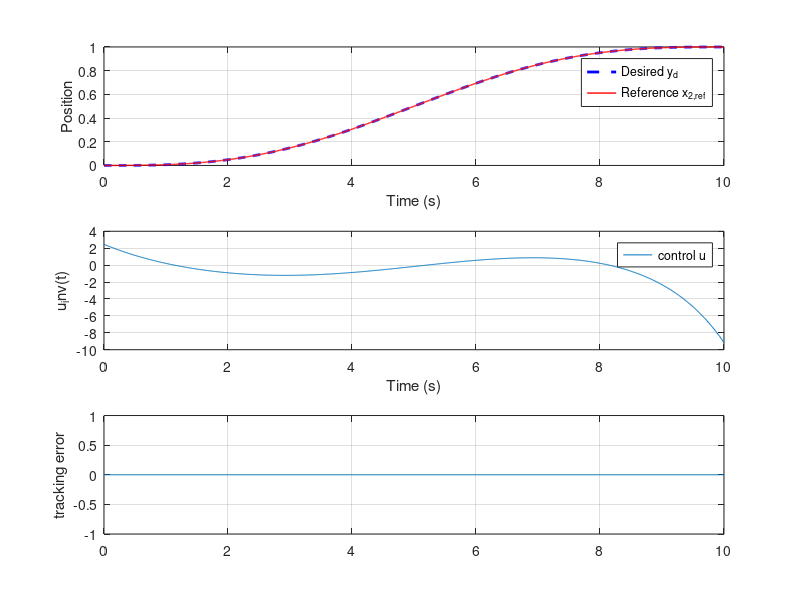

MATLAB code to generate this figure:
A = [0 0 1 0; 0 0 0 1; -13/143 13/143 -1.3/143 1.3/143; 13/143 -13/143 1.3/143 -1.3/143];
B = [0; 0; 12/143; -1/143];
C = [0 1 0 0];
D = 0;

Tt = 10;
t = 0:0.01:Tt;
w = 2 * pi / Tt;
AA = w / Tt;
ydd_dot = AA * sin(w * t);
yd_dot = (AA/w) * (1 - cos(w * t));
y_d = -(AA/(w^2)) * sin(w*t) + (AA/w) * t;

A_y = C * A^2;
B_y = C * A * B;

T_zeta = [C ; C*A];
T_eta = [1 0 0 0; 0 0 1 0];




T = [T_zeta ; T_eta];
T_inv = inv(T);
Tl_inv = T_inv(:, 1:2);
Tr_inv = T_inv(:, 3:4);

A_inv = T_eta * (A - B*inv(B_y)*A_y) * Tr_inv;
B_inv1 = T_eta * (A - B*inv(B_y)*A_y) * Tl_inv;
B_inv2 = T_eta * B * inv(B_y);
B_inv = [B_inv1, B_inv2];


function eta_ref = solve_internal_dynamics(A_inv, B_inv, y_d, yd_dot, yd_ddot, t)
    % Split A_inv into stable and unstable parts
    [V, D] = eig(A_inv);
    eigenvalues = diag(D);
    
    % Separate stable (Re<0) and unstable (Re>0) modes
    stable_idx = real(eigenvalues) < 0;
    unstable_idx = real(eigenvalues) > 0;
    
    % Transformation to decouple the system
    T_split = V;
    T_split_inv = inv(T_split);
    
    % Decoupled system matrices
    A_decoupled = T_split_inv * A_inv * T_split;  % Should be (nearly) diagonal
    B_decoupled = T_split_inv * B_inv;
    
    % Extract stable and unstable subsystems
    A_s = A_decoupled(stable_idx, stable_idx);
    B_s = B_decoupled(stable_idx, :);
    A_u = A_decoupled(unstable_idx, unstable_idx);  
    B_u = B_decoupled(unstable_idx, :);
    
    % Form the desired output vector Y_d(t)
    Y_d = [y_d; yd_dot; yd_ddot]';  % Each row is [y_d, yd_dot, yd_ddot] at time t
    
    % Initialize
    n_stable = sum(stable_idx);
    n_unstable = sum(unstable_idx);
    eta_s = zeros(n_stable, length(t));
    eta_u = zeros(n_unstable, length(t));
    
    % SOLVE STABLE PART FORWARD IN TIME (causal)
    for k = 2:length(t)
        dt = t(k) - t(k-1);
        % Forward Euler for stable part
        eta_s(:,k) = eta_s(:,k-1) + dt * (A_s * eta_s(:,k-1) + B_s * Y_d(k-1,:)');
    end
    
    % SOLVE UNSTABLE PART BACKWARD IN TIME (noncausal)
    for k = length(t)-1:-1:1
        dt = t(k+1) - t(k);
        % Backward Euler for unstable part (solving backward in time)
        eta_u(:,k) = eta_u(:,k+1) - dt * (A_u * eta_u(:,k+1) + B_u * Y_d(k+1,:)');
    end
    
    % Combine stable and unstable parts
    eta_decoupled = zeros(size(A_inv,1), length(t));
    eta_decoupled(stable_idx, :) = eta_s;
    eta_decoupled(unstable_idx, :) = eta_u;
    
    % Transform back to original eta coordinates
    eta_ref = T_split * eta_decoupled;
end

eta_ref = solve_internal_dynamics(A_inv, B_inv, y_d, yd_dot, ydd_dot, t);

for k = 1:length(t)
    zeta_d = [y_d(k); yd_dot(k)];
    x_ref(:,k) = T_inv * [zeta_d; eta_ref(:,k)];
end

for k = 1:length(t)
    u_inv(k) = inv(B_y) * (ydd_dot(k) - A_y * x_ref(:,k));
end





figure('Position', [100, 100, 1200, 800]);

% Plot 1: Desired trajectory
% subplot(3, 2, 1);
% plot(t, y_d, 'b', 'LineWidth', 2); hold on;
% plot(t, yd_dot, 'r', 'LineWidth', 2);
% plot(t, ydd_dot, 'g', 'LineWidth', 2);
% title('Desired Output Trajectory');
% xlabel('Time (s)');
% ylabel('Amplitude');
% legend('Position y_d', 'Velocity \dot{y}_d', 'Acceleration \ddot{y}_d', 'Location', 'best');
% grid on;

tracking_error = y_d - x_ref(2,:);
fprintf('Integral of y error')
disp(trapz(tracking_error))
fprintf('integral of control')
disp(trapz(u_inv))


figure;
subplot(3, 1, 1);
plot(t, y_d, 'b--', 'LineWidth', 2); hold on;
plot(t, x_ref(2,:), 'r-', 'LineWidth', 1);
xlabel('Time (s)');
ylabel('Position');
legend('Desired y_d', 'Reference x_{2,ref}', 'Location', 'best');
grid on;

subplot(3, 1, 2)
plot(t, u_inv);
xlabel('Time (s)')
ylabel('u_inv(t)')
legend('control u')
grid on;

subplot(3, 1, 3)
plot(t, tracking_error);
ylabel('tracking error')
grid on;
return
% Plot 2: Internal states eta
% subplot(3, 3, 2);
% plot(t, eta_ref(1,:), 'b', 'LineWidth', 2); hold on;
% plot(t, eta_ref(2,:), 'r', 'LineWidth', 2);
% title('Internal States \eta_{ref}');
% xlabel('Time (s)');
% ylabel('Amplitude');
% legend('\eta_1', '\eta_2', 'Location', 'best');
% grid on;

% Plot 3: Inverse input
subplot(3, 2, 2);
plot(t, u_inv, 'm', 'LineWidth', 2);
title('Inverse Input u_{inv}');
xlabel('Time (s)');
ylabel('Force');
grid on;

% Plot 4: Reference states
% subplot(3, 2, 2);
% plot(t, x_ref(1,:), 'b', 'LineWidth', 2); hold on;
% plot(t, x_ref(2,:), 'r', 'LineWidth', 2);
% title('Reference States: Positions');
% xlabel('Time (s)');
% ylabel('Position');
% legend('x_{1,ref}', 'x_{2,ref}', 'Location', 'best');
% grid on;

% Plot 5: Reference velocities
% subplot(3, 3, 4);
% plot(t, x_ref(3,:), 'b', 'LineWidth', 2); hold on;
% plot(t, x_ref(4,:), 'r', 'LineWidth', 2);
% title('Reference States: Velocities');
% xlabel('Time (s)');
% ylabel('Velocity');
% legend('\dot{x}_{1,ref}', '\dot{x}_{2,ref}', 'Location', 'best');
% grid on;

% Plot 7: Compare desired vs reference output
subplot(3, 2, 5);
plot(t, y_d, 'b--', 'LineWidth', 2); hold on;
plot(t, x_ref(2,:), 'r-', 'LineWidth', 1);
title('Output Comparison');
xlabel('Time (s)');
ylabel('Position');
legend('Desired y_d', 'Reference x_{2,ref}', 'Location', 'best');
grid on;

% % Plot 8: Control effort components
% subplot(3, 3, 8);
% % Break down u_inv components for analysis
% u_components = zeros(3, length(t));
% for k = 1:length(t)
%     zeta_d = [y_d(k); yd_dot(k)];
%     u_components(1,k) = inv(B_y) * ydd_dot(k);
%     u_components(2,k) = -inv(B_y) * A_y * Tl_inv * zeta_d;
%     u_components(3,k) = -inv(B_y) * A_y * Tr_inv * eta_ref(:,k);
% end
% plot(t, u_components(1,:), 'g', 'LineWidth', 1); hold on;
% plot(t, u_components(2,:), 'b', 'LineWidth', 1);
% plot(t, u_components(3,:), 'r', 'LineWidth', 1);
% plot(t, u_inv, 'k--', 'LineWidth', 2);
% title('Control Effort Components');
% xlabel('Time (s)');
% ylabel('Force');
% legend('Accel term', 'State term', 'Internal term', 'Total u_{inv}', 'Location', 'best');
% grid on;

% Plot 9: Noncausal behavior indicator
% subplot(3, 3, 9);
% [V, D] = eig(A_inv);
% eigenvalues = diag(D);
% stable_idx = real(eigenvalues) < 0;
% unstable_idx = real(eigenvalues) > 0;
% 
% % Show which modes are solved forward/backward
% if any(unstable_idx)
%     plot(t, ones(size(t)), 'r-', 'LineWidth', 3); hold on;
%     text(mean(t), 1.1, 'UNSTABLE: Solved BACKWARD', 'HorizontalAlignment', 'center', 'Color', 'r');
% end
% if any(stable_idx)
%     plot(t, zeros(size(t)), 'g-', 'LineWidth', 3);
%     text(mean(t), -0.1, 'STABLE: Solved FORWARD', 'HorizontalAlignment', 'center', 'Color', 'g');
% end
% ylim([-0.5, 1.5]);
% title('Solution Direction');
% xlabel('Time (s)');
% yticks([]);

sgtitle('Feedforward Control Analysis for Nonminimum-Phase System');
